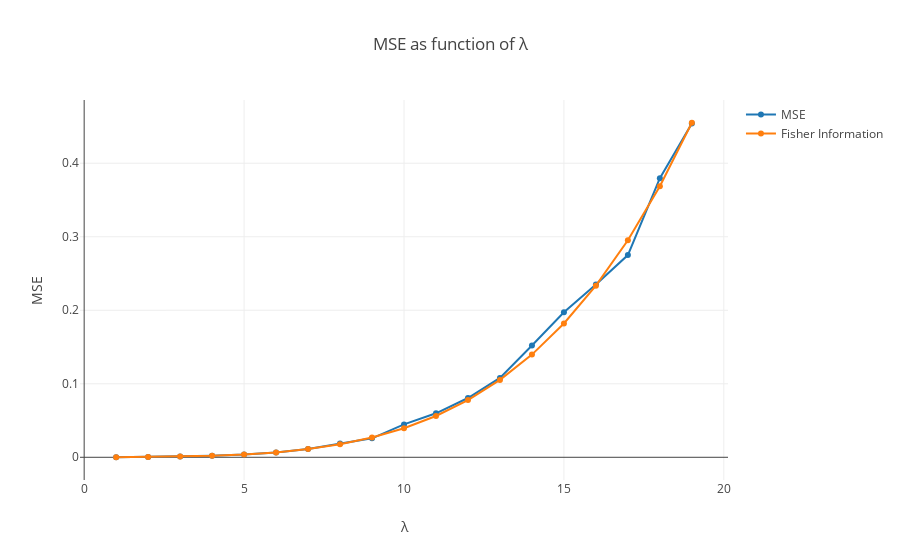

Notebook code cell kept with this figure:
### Code cell
def estimate_lambda(sample, bounds=(1, 100)):
    """Estimates the Maximum Likelihood lambda parameter."""
    r = minimize_scalar(log_likelihood, args=(sample, -1), method='bounded', bounds=bounds)
    if not r.success:
        raise Exception("estimate_lambda: {}".format(r.message))
    
    return r.x


def MSE(lambda_true, N=100, repeat=10000):
    """Calculate the Mean Square Error.
    
    Args:
        lambda_true: The true value of the lambda parameter.
        N: The sample size.
        repeat: The number of samples on which the average is calculated.
    """
    errors = np.zeros(repeat)
    
    for i in range(repeat):
        s = sample_exp(lambda_true, N)
        lambda_ml = estimate_lambda(s)
        errors[i] = (lambda_ml-lambda_true)**2

    return np.average(errors)


def I(lambd, N):
    """Fisher Information."""
    alpha = -1/lambd
    e_1 = np.exp(alpha) - np.exp(20*alpha)
    e_2 = np.exp(alpha) - 20*np.exp(20*alpha)
    e_3 = np.exp(alpha) - 400*np.exp(20*alpha)
    var = e_3/e_1 + lambd**2 - (e_2/e_1)**2
    
    return N*var/(lambd**4)


lambdas_true = np.arange(1, 20, 1.)

lyt = Layout(
    title="MSE as function of λ",
    xaxis=dict(title="λ"),
    yaxis=dict(title="MSE")
)

data = [
    Scatter(
        x=lambdas_true,
        y=[MSE(l, N=10000, repeat=1000) for l in lambdas_true],  # this is slow…
        name="MSE"
    ),
    Scatter(
        x=lambdas_true,
        y=[1/I(l, N=10000) for l in lambdas_true],
        name="Fisher Information"
    )
]

py.iplot(Figure(data=data, layout=lyt))

### Figure 1 — Plotly figure (JSON) as saved in the notebook; plotly's stock layout.template omitted (floating-point values rounded to 4 significant figures)
{"data": [{"name": "MSE", "type": "scatter", "x": [1, 2, 3, 4, 5, 6, 7, 8, 9, 10, 11, 12, 13, 14, 15, 16, 17, 18, 19], "y": [5.672e-05, 0.0003983, 0.0009676, 0.002042, 0.003654, 0.006576, 0.01113, 0.01887, 0.02582, 0.0447, 0.05985, 0.08062, 0.108, 0.1521, 0.1972, 0.2349, 0.2751, 0.3797, 0.4542]}, {"name": "Fisher Information", "type": "scatter", "x": [1, 2, 3, 4, 5, 6, 7, 8, 9, 10, 11, 12, 13, 14, 15, 16, 17, 18, 19], "y": [0.0001, 0.0004027, 0.0009693, 0.001997, 0.003776, 0.006674, 0.01113, 0.01767, 0.02689, 0.03946, 0.05615, 0.07779, 0.1053, 0.1397, 0.182, 0.2334, 0.2952, 0.3686, 0.4551]}], "layout": {"title": "MSE as function of λ", "xaxis": {"title": "λ"}, "yaxis": {"title": "MSE"}}}
